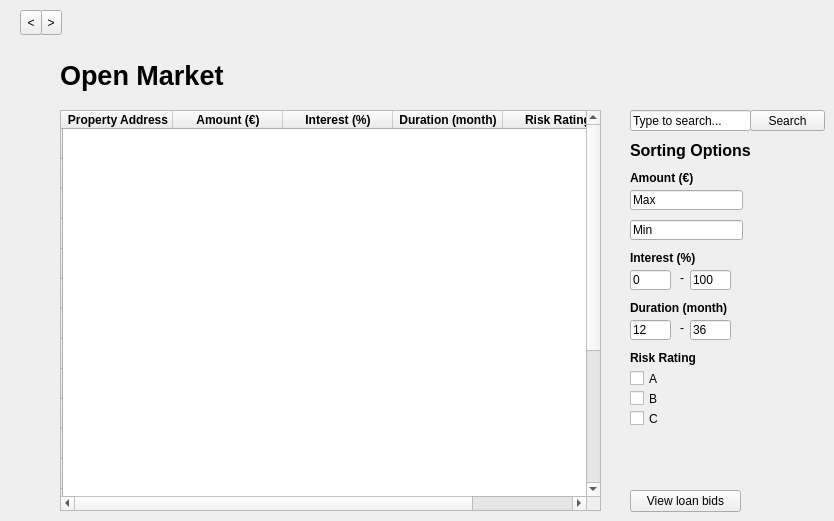
         <widget class="QWidget" name="openmarket_page">
          <widget class="QPushButton" name="openmarket_view_loan_bids_pushbutton">
           <property name="geometry">
            <rect>
             <x>630</x>
             <y>490</y>
             <width>111</width>
             <height>22</height>
            </rect>
           </property>
           <property name="text">
            <string>View loan bids</string>
           </property>
          </widget>
          <widget class="QLabel" name="openmarket_duration_label">
           <property name="geometry">
            <rect>
             <x>630</x>
             <y>300</y>
             <width>141</width>
             <height>16</height>
            </rect>
           </property>
           <property name="font">
            <font>
             <weight>75</weight>
             <bold>true</bold>
            </font>
           </property>
           <property name="text">
            <string>Duration (month)</string>
           </property>
          </widget>
          <widget class="QToolButton" name="next_4">
           <property name="geometry">
            <rect>
             <x>40</x>
             <y>10</y>
             <width>22</width>
             <height>25</height>
            </rect>
           </property>
           <property name="text">
            <string>&gt;</string>
           </property>
          </widget>
          <widget class="QLineEdit" name="openmarket_min_amount_lineedit">
           <property name="geometry">
            <rect>
             <x>630</x>
             <y>220</y>
             <width>113</width>
             <height>20</height>
            </rect>
           </property>
           <property name="text">
            <string>Min</string>
           </property>
          </widget>
          <widget class="QCheckBox" name="openmarket_rating_checkbox_b">
           <property name="geometry">
            <rect>
             <x>630</x>
             <y>390</y>
             <width>70</width>
             <height>17</height>
            </rect>
           </property>
           <property name="text">
            <string>B</string>
           </property>
          </widget>
          <widget class="QLabel" name="openmarket_interest_label">
           <property name="geometry">
            <rect>
             <x>630</x>
             <y>250</y>
             <width>81</width>
             <height>16</height>
            </rect>
           </property>
           <property name="font">
            <font>
             <weight>75</weight>
             <bold>true</bold>
            </font>
           </property>
           <property name="text">
            <string>Interest (%)</string>
           </property>
          </widget>
          <widget class="QLineEdit" name="openmarket_search_lineedit">
           <property name="geometry">
            <rect>
             <x>630</x>
             <y>110</y>
             <width>121</width>
             <height>21</height>
            </rect>
           </property>
           <property name="text">
            <string>Type to search...</string>
           </property>
          </widget>
          <widget class="QLineEdit" name="openmarket_max_amount_lineedit">
           <property name="geometry">
            <rect>
             <x>630</x>
             <y>190</y>
             <width>113</width>
             <height>20</height>
            </rect>
           </property>
           <property name="text">
            <string>Max</string>
           </property>
          </widget>
          <widget class="QLineEdit" name="openmarket_interest1_lineedit">
           <property name="geometry">
            <rect>
             <x>630</x>
             <y>270</y>
             <width>41</width>
             <height>20</height>
            </rect>
           </property>
           <property name="text">
            <string>0</string>
           </property>
          </widget>
          <widget class="QLineEdit" name="openmarket_duration2_lineedit">
           <property name="geometry">
            <rect>
             <x>690</x>
             <y>320</y>
             <width>41</width>
             <height>20</height>
            </rect>
           </property>
           <property name="text">
            <string>36</string>
           </property>
          </widget>
          <widget class="QLabel" name="openmarket_interest_dash_label">
           <property name="geometry">
            <rect>
             <x>680</x>
             <y>270</y>
             <width>16</width>
             <height>16</height>
            </rect>
           </property>
           <property name="text">
            <string>-</string>
           </property>
          </widget>
          <widget class="QCheckBox" name="openmarket_rating_checkbox_c">
           <property name="geometry">
            <rect>
             <x>630</x>
             <y>410</y>
             <width>70</width>
             <height>17</height>
            </rect>
           </property>
           <property name="text">
            <string>C</string>
           </property>
          </widget>
          <widget class="QLabel" name="openmarket_duration_dash_label">
           <property name="geometry">
            <rect>
             <x>680</x>
             <y>320</y>
             <width>16</width>
             <height>16</height>
            </rect>
           </property>
           <property name="text">
            <string>-</string>
           </property>
          </widget>
          <widget class="QPushButton" name="openmarket_search_pushbutton">
           <property name="geometry">
            <rect>
             <x>750</x>
             <y>110</y>
             <width>75</width>
             <height>21</height>
            </rect>
           </property>
           <property name="text">
            <string>Search</string>
           </property>
          </widget>
          <widget class="QToolButton" name="prev_4">
           <property name="geometry">
            <rect>
             <x>20</x>
             <y>10</y>
             <width>22</width>
             <height>25</height>
            </rect>
           </property>
           <property name="text">
            <string>&lt;</string>
           </property>
          </widget>
          <widget class="QLabel" name="openmarket_rating_label">
           <property name="geometry">
            <rect>
             <x>630</x>
             <y>350</y>
             <width>71</width>
             <height>16</height>
            </rect>
           </property>
           <property name="font">
            <font>
             <weight>75</weight>
             <bold>true</bold>
            </font>
           </property>
           <property name="text">
            <string>Risk Rating</string>
           </property>
          </widget>
          <widget class="QLabel" name="openmarket_sorting_options_label">
           <property name="geometry">
            <rect>
             <x>630</x>
             <y>140</y>
             <width>161</width>
             <height>21</height>
            </rect>
           </property>
           <property name="font">
            <font>
             <pointsize>12</pointsize>
             <weight>75</weight>
             <bold>true</bold>
            </font>
           </property>
           <property name="text">
            <string>Sorting Options</string>
           </property>
          </widget>
          <widget class="QLabel" name="openmarket_title_label">
           <property name="geometry">
            <rect>
             <x>60</x>
             <y>60</y>
             <width>311</width>
             <height>31</height>
            </rect>
           </property>
           <property name="font">
            <font>
             <pointsize>20</pointsize>
             <weight>75</weight>
             <bold>true</bold>
            </font>
           </property>
           <property name="text">
            <string>Open Market</string>
           </property>
          </widget>
          <widget class="QCheckBox" name="openmarket_rating_checkbox_a">
           <property name="geometry">
            <rect>
             <x>630</x>
             <y>370</y>
             <width>70</width>
             <height>17</height>
            </rect>
           </property>
           <property name="text">
            <string>A</string>
           </property>
          </widget>
          <widget class="QLabel" name="openmarket_amount_label">
           <property name="geometry">
            <rect>
             <x>630</x>
             <y>170</y>
             <width>121</width>
             <height>16</height>
            </rect>
           </property>
           <property name="font">
            <font>
             <weight>75</weight>
             <bold>true</bold>
            </font>
           </property>
           <property name="text">
            <string>Amount (€)</string>
           </property>
          </widget>
          <widget class="QLineEdit" name="openmarket_duration1_lineedit">
           <property name="geometry">
            <rect>
             <x>630</x>
             <y>320</y>
             <width>41</width>
             <height>20</height>
            </rect>
           </property>
           <property name="text">
            <string>12</string>
           </property>
          </widget>
          <widget class="QLineEdit" name="openmarket_interest2_lineedit">
           <property name="geometry">
            <rect>
             <x>690</x>
             <y>270</y>
             <width>41</width>
             <height>20</height>
            </rect>
           </property>
           <property name="text">
            <string>100</string>
           </property>
          </widget>
          <widget class="QTableWidget" name="openmarket_open_market_table">
           <property name="geometry">
            <rect>
             <x>60</x>
             <y>110</y>
             <width>541</width>
             <height>401</height>
            </rect>
           </property>
           <property name="maximumSize">
            <size>
             <width>641</width>
             <height>16777215</height>
            </size>
           </property>
           <property name="font">
            <font>
             <weight>75</weight>
             <bold>true</bold>
            </font>
           </property>
           <property name="editTriggers">
            <set>QAbstractItemView::NoEditTriggers</set>
           </property>
           <property name="alternatingRowColors">
            <bool>false</bool>
           </property>
           <property name="selectionMode">
            <enum>QAbstractItemView::SingleSelection</enum>
           </property>
           <property name="selectionBehavior">
            <enum>QAbstractItemView::SelectRows</enum>
           </property>
           <property name="showGrid">
            <bool>false</bool>
           </property>
           <property name="gridStyle">
            <enum>Qt::DotLine</enum>
           </property>
           <attribute name="horizontalHeaderDefaultSectionSize">
            <number>110</number>
           </attribute>
           <attribute name="horizontalHeaderStretchLastSection">
            <bool>true</bool>
           </attribute>
           <attribute name="verticalHeaderStretchLastSection">
            <bool>false</bool>
           </attribute>
           <row>
            <property name="text">
             <string/>
            </property>
           </row>
           <row>
            <property name="text">
             <string/>
            </property>
           </row>
           <row>
            <property name="text">
             <string/>
            </property>
           </row>
           <row>
            <property name="text">
             <string/>
            </property>
           </row>
           <row>
            <property name="text">
             <string/>
            </property>
           </row>
           <row>
            <property name="text">
             <string/>
            </property>
           </row>
           <row>
            <property name="text">
             <string/>
            </property>
           </row>
           <row>
            <property name="text">
             <string/>
            </property>
           </row>
           <row>
            <property name="text">
             <string/>
            </property>
           </row>
           <row>
            <property name="text">
             <string/>
            </property>
           </row>
           <row>
            <property name="text">
             <string/>
            </property>
           </row>
           <row>
            <property name="text">
             <string/>
            </property>
           </row>
           <row>
            <property name="text">
             <string/>
            </property>
           </row>
           <row>
            <property name="text">
             <string/>
            </property>
           </row>
           <row>
            <property name="text">
             <string/>
            </property>
           </row>
           <row>
            <property name="text">
             <string/>
            </property>
           </row>
           <row>
            <property name="text">
             <string/>
            </property>
           </row>
           <row>
            <property name="text">
             <string/>
            </property>
           </row>
           <row>
            <property name="text">
             <string/>
            </property>
           </row>
           <column>
            <property name="text">
             <string>Property Address</string>
            </property>
           </column>
           <column>
            <property name="text">
             <string>Amount (€)</string>
            </property>
            <property name="font">
             <font>
              <weight>75</weight>
              <bold>true</bold>
             </font>
            </property>
           </column>
           <column>
            <property name="text">
             <string>Interest (%)</string>
            </property>
            <property name="font">
             <font>
              <weight>75</weight>
              <bold>true</bold>
             </font>
            </property>
           </column>
           <column>
            <property name="text">
             <string>Duration (month)</string>
            </property>
            <property name="font">
             <font>
              <weight>75</weight>
              <bold>true</bold>
             </font>
            </property>
           </column>
           <column>
            <property name="text">
             <string>Risk Rating</string>
            </property>
            <property name="font">
             <font>
              <weight>75</weight>
              <bold>true</bold>
             </font>
            </property>
           </column>
           <item row="0" column="0">
            <property name="text">
             <string> </string>
            </property>
           </item>
           <item row="0" column="1">
            <property name="text">
             <string> </string>
            </property>
           </item>
           <item row="0" column="2">
            <property name="text">
             <string> </string>
            </property>
           </item>
           <item row="0" column="3">
            <property name="text">
             <string> </string>
            </property>
           </item>
           <item row="0" column="4">
            <property name="text">
             <string> </string>
            </property>
           </item>
           <item row="1" column="0">
            <property name="text">
             <string> </string>
            </property>
           </item>
           <item row="1" column="1">
            <property name="text">
             <string> </string>
            </property>
           </item>
           <item row="1" column="2">
            <property name="text">
             <string> </string>
            </property>
           </item>
           <item row="1" column="3">
            <property name="text">
             <string> </string>
            </property>
           </item>
           <item row="1" column="4">
            <property name="text">
             <string> </string>
            </property>
           </item>
          </widget>
         </widget>
